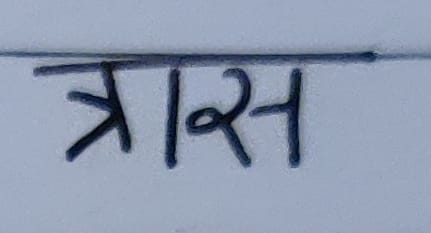
#> input picture mock-up-dataset/1.jpeg, 431 x 233 px; its folder holds only this picture in this run
$ python -i preprocessing.py   (imports and definitions only)
#> lines starting #> are read from the running program, lines starting #| are printed output that depends on the picture; after the words box and inside, x2 and y2 are one past the last pixel; in counts of white or black regions, pixels touching at a corner belong together
#> in preprocess_image, img is the input picture: shape (233, 431, 3); mean B, G, R 175.8, 154, 142.2
"""
Indic OCR Dataset Preprocessing Pipeline
=========================================
Preprocessing steps: Sharpening → Grayscale → Binarization → Skew Correction

Supports the IIIT-HW-Hindi dataset with arbitrary numeric folder nesting.
Mirrors the original folder structure under a new output root.

Usage:
    python preprocess_indic_ocr.py

Or import and call process_split() directly for custom usage.
"""

import os
import sys
import logging
from pathlib import Path

import cv2
import numpy as np
from PIL import Image

# ──────────────────────────────────────────────
# Configuration
# ──────────────────────────────────────────────

TRAIN_INPUT  = r"C:\Users\ASUS\Desktop\IIIT-HW-Hindi_v1\HindiSeg\HindiSeg\train"
VAL_INPUT    = r"C:\Users\ASUS\Desktop\IIIT-HW-Hindi_v1\HindiSeg\HindiSeg\val"

OUTPUT_ROOT  = r"C:\Users\ASUS\Desktop\IIIT-HW-Hindi_v1\HindiSeg\HindiSeg\preprocessed"

SUPPORTED_IMAGE_EXTENSIONS = {".jpg", ".jpeg", ".png", ".bmp", ".tiff", ".tif", ".webp"}
SKIP_EXTENSIONS             = {".txt", ".py", ".json", ".xml", ".csv", ".md"}

# ──────────────────────────────────────────────
# Logging
# ──────────────────────────────────────────────

# [11 lines not run here, left out]
log = logging.getLogger(__name__)


# ──────────────────────────────────────────────
# Step 1 – Sharpening
# ──────────────────────────────────────────────

def sharpen(image: np.ndarray) -> np.ndarray:
    """
    Unsharp-mask sharpening:
    result = original + strength * (original − blurred)
    Enhances fine stroke details before any resolution-reducing step.
    """
    blurred  = cv2.GaussianBlur(image, (0, 0), sigmaX=3)
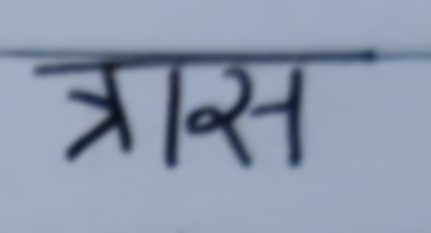
#> blurred: shape (233, 431, 3); mean B, G, R 175.8, 154, 142.2
    sharpened = cv2.addWeighted(image, 1.5, blurred, -0.5, 0)
    return sharpened


# ──────────────────────────────────────────────
# Step 2 – Grayscale Conversion
# ──────────────────────────────────────────────

def to_grayscale(image: np.ndarray) -> np.ndarray:
    """Convert BGR/RGB image to single-channel grayscale."""
    if len(image.shape) == 2:
        return image                         # already grayscale
    if image.shape[2] == 4:                  # BGRA → BGR first
        image = cv2.cvtColor(image, cv2.COLOR_BGRA2BGR)
    return cv2.cvtColor(image, cv2.COLOR_BGR2GRAY)
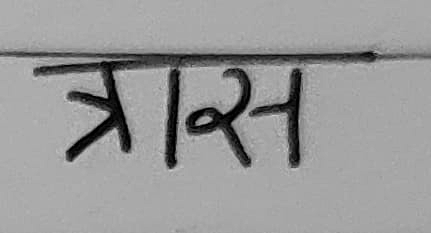
#> returned value: shape (233, 431); min 0, max 207, mean 153


# ──────────────────────────────────────────────
# Step 3 – Binarization
# ──────────────────────────────────────────────

def binarize(gray: np.ndarray) -> np.ndarray:
    """
    Adaptive Gaussian thresholding.
    Better than global Otsu for handwritten documents with uneven lighting.
    Block size 31 and C=10 work well for typical Hindi handwriting scans;
    tune if your images are very small or very noisy.
    """
    binary = cv2.adaptiveThreshold(
        gray,
        maxValue=255,
        adaptiveMethod=cv2.ADAPTIVE_THRESH_GAUSSIAN_C,
        thresholdType=cv2.THRESH_BINARY,
        blockSize=31,
        C=10,
    )
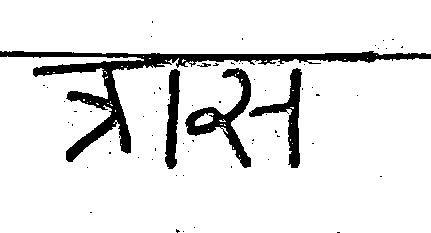
#> binary: shape (233, 431); 90.1% white; 66 black regions (61 under 20 px), largest, box (x1, y1, x2, y2) and area: (0, 51, 431, 162) 5742, (185, 68, 251, 168) 1764, (249, 68, 302, 168) 1288, (165, 69, 180, 169) 970, (197, 63, 211, 67) 29
    return binary


# ──────────────────────────────────────────────
# Step 4 – Skew Correction
# ──────────────────────────────────────────────

def correct_skew(binary: np.ndarray, max_angle: float = 10.0) -> np.ndarray:
    """
    Detect and correct document skew using the Hough line transform on
    Canny edges. Rotates only when a reliable skew angle is found.

    Args:
        binary:    Binarised (white text on black or black text on white) image.
        max_angle: Cap rotation to ±max_angle degrees to avoid wild flips.

    Returns:
        De-skewed image (same dtype/shape).
    """
#> called with max_angle = 10
    # Invert so text is white on black for edge detection
    inv = cv2.bitwise_not(binary)

    edges = cv2.Canny(inv, threshold1=50, threshold2=150, apertureSize=3)
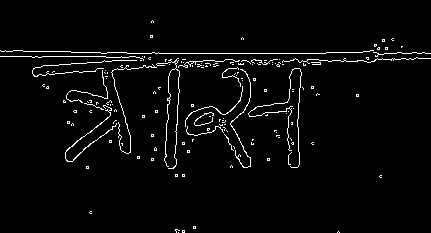
#> edges: shape (233, 431); 3.1% white in thin lines or dots

    lines = cv2.HoughLinesP(
        edges,
        rho=1,
        theta=np.pi / 180,
        threshold=80,
        minLineLength=50,
        maxLineGap=10,
    )
#> lines = [[127, 53, 325, 53], [1, 56, 57, 56], [203, 60, 307, 60], [357, 60, 430, 58], [44, 51, 106, 53], [33, 75, 156, 67], [84, 56, 148, 58]]

    if lines is None:
        return binary   # no lines detected – return as-is

    angles = []
    for line in lines:
        x1, y1, x2, y2 = line[0]
        if x2 - x1 == 0:
            continue                    # vertical line – skip
        angle = np.degrees(np.arctan2(y2 - y1, x2 - x1))
        if abs(angle) <= max_angle:
            angles.append(angle)
#> this loop made 7 passes
#> (x1, y1, x2, y2, angle) on passes 1 to 7: (127, 53, 325, 53, 0), (1, 56, 57, 56, 0), (203, 60, 307, 60, 0), (357, 60, 430, 58, -1.57), (44, 51, 106, 53, 1.85), (33, 75, 156, 67, -3.72), (84, 56, 148, 58, 1.79)
#> after the loop, angles = [0, 0, 0, -1.57, 1.85, -3.72, 1.79]

    if not angles:
        return binary

    skew_angle = float(np.median(angles))
#> skew_angle = 0

    # Skip trivially small skew (< 0.3°) to avoid unnecessary interpolation
    if abs(skew_angle) < 0.3:
        return binary

    h, w = binary.shape
    cx, cy = w / 2.0, h / 2.0
    M = cv2.getRotationMatrix2D((cx, cy), skew_angle, 1.0)
    corrected = cv2.warpAffine(
        binary, M, (w, h),
        flags=cv2.INTER_LINEAR,
        borderMode=cv2.BORDER_REPLICATE,
    )
    return corrected


# ──────────────────────────────────────────────
# Full Pipeline
# ──────────────────────────────────────────────

def preprocess_image(image_path: Path) -> np.ndarray:
    """
    Run the complete preprocessing pipeline on a single image.

    Pipeline:
        1. Load (BGR via OpenCV)
        2. Sharpen
        3. Grayscale
        4. Binarize  (adaptive threshold)
        5. Skew-correct
    """
    img = cv2.imread(str(image_path), cv2.IMREAD_UNCHANGED)
    if img is None:
        raise ValueError(f"Could not read image: {image_path}")

    img        = sharpen(img)
    gray       = to_grayscale(img)
    binary     = binarize(gray)
    corrected  = correct_skew(binary)

    return corrected


# ──────────────────────────────────────────────
# Recursive folder walker
# ──────────────────────────────────────────────

def is_image(path: Path) -> bool:
    return path.suffix.lower() in SUPPORTED_IMAGE_EXTENSIONS


# [89 lines left out: functions process_split, main, not called in this run]


# [2 lines not run here, left out]

>>> result = preprocess_image('../mock-up-dataset/1.jpeg')

$ run again, on mock-up-dataset/2.jpeg
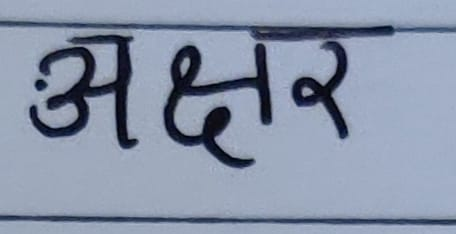
#> input picture mock-up-dataset/2.jpeg, 456 x 234 px
#> in preprocess_image, img is the input picture: shape (234, 456, 3); mean B, G, R 169.1, 148.3, 137.1
#> in binarize, `binary = cv2.adaptiveThreshold( gray, maxValue=255, adaptiveMethod=cv2..`:
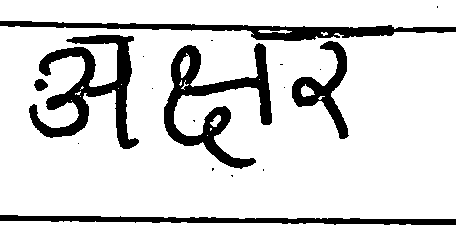
#> binary: shape (234, 456); 84.9% white; 18 black regions (12 under 20 px), largest, box (x1, y1, x2, y2) and area: (29, 35, 139, 149) 4309, (164, 43, 272, 169) 4301, (0, 21, 456, 41) 3187, (0, 215, 456, 225) 2440, (292, 41, 349, 139) 1759, (34, 79, 48, 91) 121
#> in correct_skew, `edges = cv2.Canny(inv, threshold1=50, threshold2=150, apertureSize=3)`:
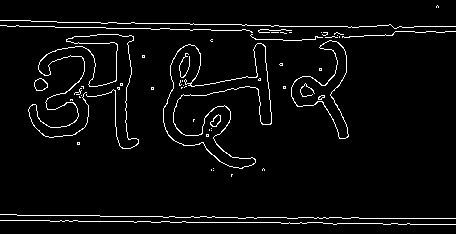
#> edges: shape (234, 456); 4% white in thin lines or dots
#> lines = [[135, 23, 278, 25], [271, 26, 376, 26], [55, 27, 210, 29], [151, 222, 322, 222], [19, 215, 75, 215], [342, 218, 455, 218], [163, 217, 286, 217], [100, 221, 150, 221], [328, 37, 393, 34], [323, 223, 409, 223], [37, 21, 122, 23], [100, 216, 174, 216]]
#> the loop in correct_skew, `for line in lines:` made 12 passes
#> (x1, y1, x2, y2, angle) on passes 1 to 8: (135, 23, 278, 25, 0.801), (271, 26, 376, 26, 0), (55, 27, 210, 29, 0.739), (151, 222, 322, 222, 0), (19, 215, 75, 215, 0), (342, 218, 455, 218, 0), (163, 217, 286, 217, 0), (100, 221, 150, 221, 0)
#> after the loop in correct_skew, `for line in lines:`: angles = [0.801, 0, 0.739, 0, 0, 0, 0, 0, -2.64, 0, 1.35, 0]
#> skew_angle = 0

$ run again, on mock-up-dataset/3.jpeg
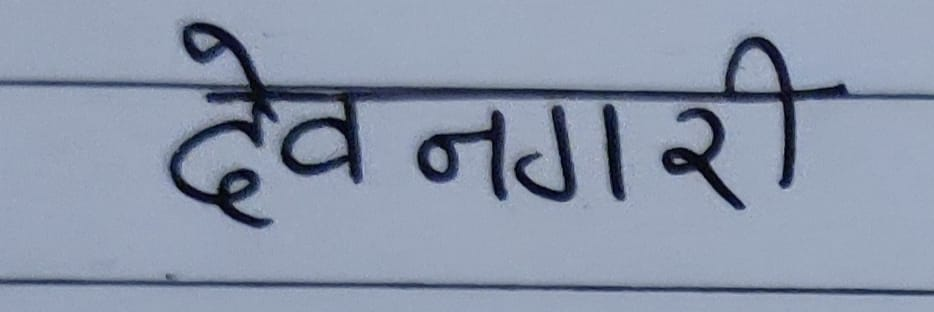
#> input picture mock-up-dataset/3.jpeg, 934 x 312 px
#> in preprocess_image, img is the input picture: shape (312, 934, 3); mean B, G, R 170.6, 150.3, 139.1
#> in binarize, `binary = cv2.adaptiveThreshold( gray, maxValue=255, adaptiveMethod=cv2..`:
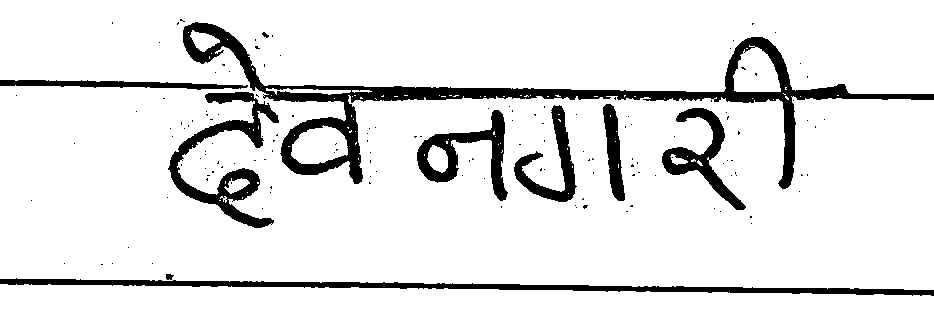
#> binary: shape (312, 934); 89.4% white; 149 black regions (139 under 20 px), largest, box (x1, y1, x2, y2) and area: (183, 22, 934, 189) 12624, (0, 278, 934, 296) 5012, (168, 92, 279, 228) 3870
#> in correct_skew, `edges = cv2.Canny(inv, threshold1=50, threshold2=150, apertureSize=3)`:
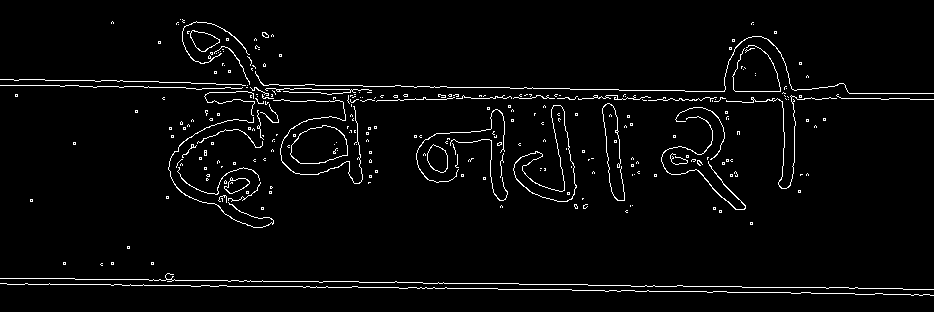
#> edges: shape (312, 934); 3.1% white in thin lines or dots, all inside (x1, y1, x2, y2) = (0, 19, 934, 296)
#> lines = 33 rows, first 6: [0, 79, 100, 81], [101, 80, 247, 85], [144, 87, 234, 88], [543, 98, 640, 98], [457, 283, 570, 284], [631, 286, 741, 286]
#> the loop in correct_skew, `for line in lines:` made 33 passes
#> (x1, y1, x2, y2, angle) on passes 1 to 8: (0, 79, 100, 81, 1.15), (101, 80, 247, 85, 1.96), (144, 87, 234, 88, 0.637), (543, 98, 640, 98, 0), (457, 283, 570, 284, 0.507), (631, 286, 741, 286, 0), (518, 289, 688, 291, 0.674), (742, 287, 857, 287, 0)
#> after the loop in correct_skew, `for line in lines:`: angles = 33 values, max 1.96 at index 1, min -1.43 at index 25, mean 0.245
#> skew_angle = 0

$ run again, on mock-up-dataset/4.jpeg
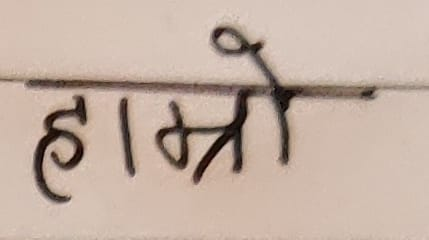
#> input picture mock-up-dataset/4.jpeg, 429 x 240 px
#> in preprocess_image, img is the input picture: shape (240, 429, 3); mean B, G, R 162.7, 175.5, 195.5
#> binary: shape (240, 429); 90.2% white; 72 black regions (69 under 20 px), largest, box (x1, y1, x2, y2) and area: (0, 26, 429, 185) 7364, (34, 95, 87, 203) 1911, (120, 97, 136, 177) 577
#> in correct_skew, `edges = cv2.Canny(inv, threshold1=50, threshold2=150, apertureSize=3)`:
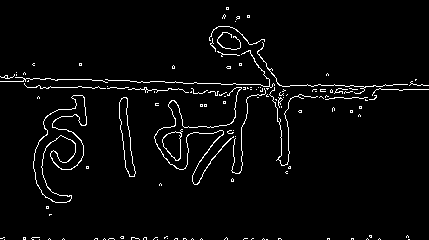
#> edges: shape (240, 429); 3.2% white in thin lines or dots
#> lines = [[69, 79, 153, 81], [233, 89, 283, 89], [92, 88, 156, 89], [183, 83, 329, 85], [257, 94, 339, 97], [364, 90, 428, 89], [27, 87, 128, 87]]
#> the loop in correct_skew, `for line in lines:` made 7 passes
#> (x1, y1, x2, y2, angle) on passes 1 to 7: (69, 79, 153, 81, 1.36), (233, 89, 283, 89, 0), (92, 88, 156, 89, 0.895), (183, 83, 329, 85, 0.785), (257, 94, 339, 97, 2.1), (364, 90, 428, 89, -0.895), (27, 87, 128, 87, 0)
#> after the loop in correct_skew, `for line in lines:`: angles = [1.36, 0, 0.895, 0.785, 2.1, -0.895, 0]
#> skew_angle = 0.785
#> M = [[1, 0.0137, -1.62], [-0.0137, 1, 2.95]]
#> in correct_skew, `corrected = cv2.warpAffine( binary, M, (w, h), flags=cv2.INTER_LINEAR,..`:
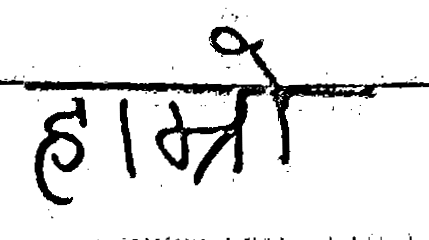
#> corrected: shape (240, 429); min 0, max 255, mean 230.1
